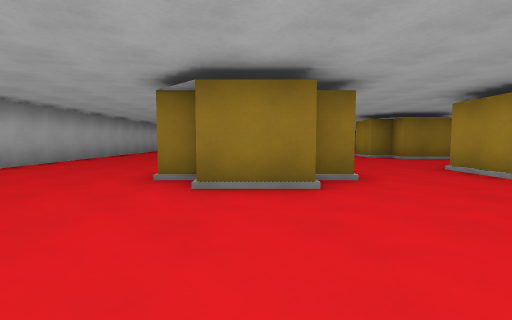
[1] (above)

24 first-person views from a walk through a Godot game level. The camera is 1.2 m above the floor, tilts 4° down and sees 85° across. The floor is counted in squares, 2 m on a side. Each view is taken from the middle of a square. On the plan, view 1 faces up. The plan holds only what a view shows up to about 9 squares ahead; the rest is blank. The place goes on beyond the plan.

[2]
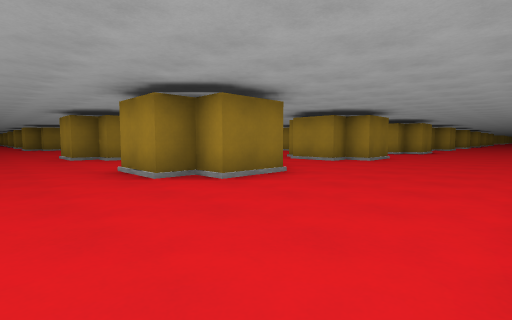

[3]
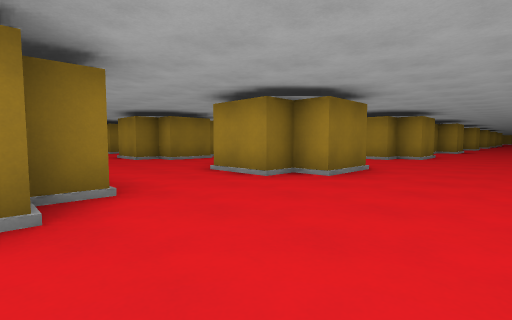

[4]
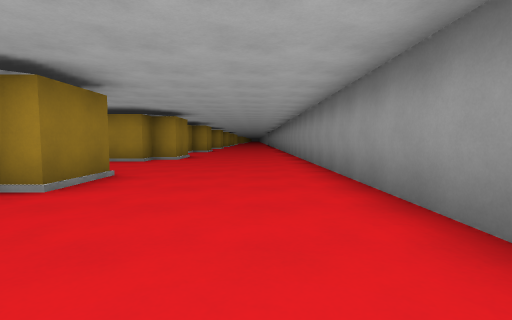

[5]
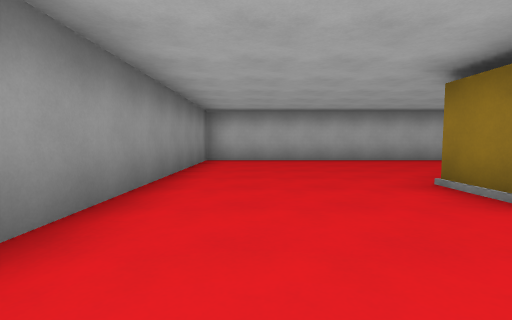

[6]
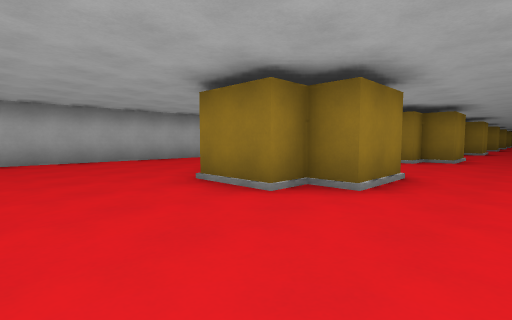

[7]
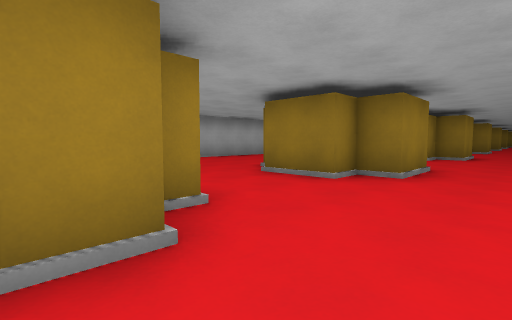

[8]
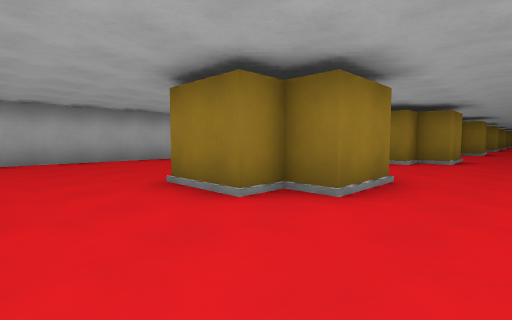

[9]
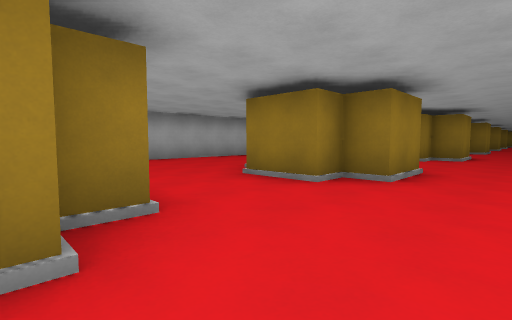

[10]
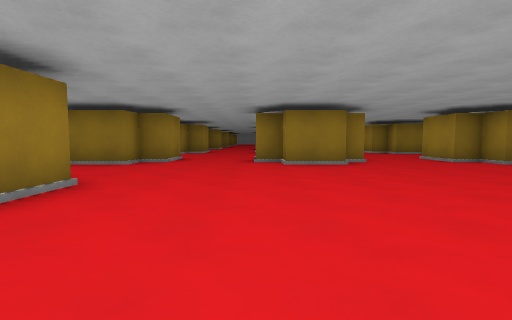

[11]
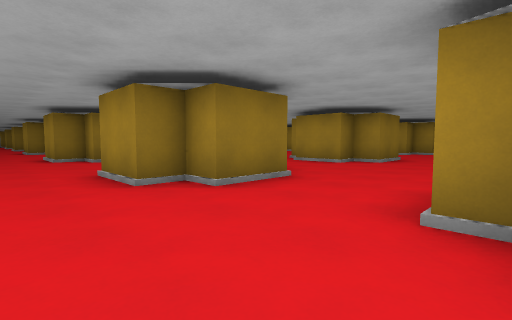

[12]
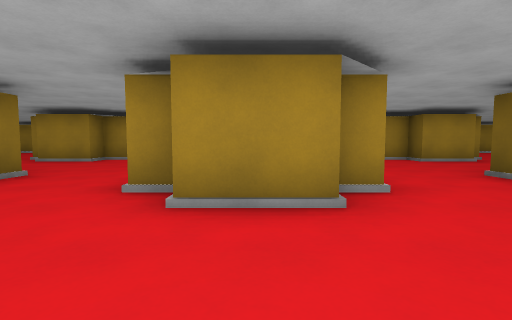

[13]
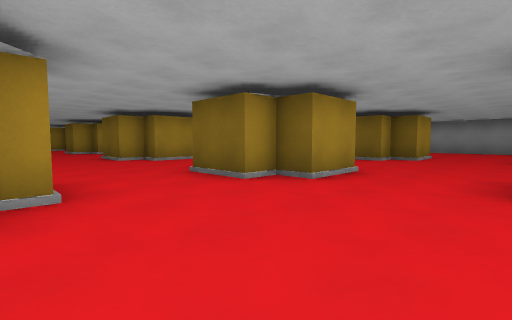

[14]
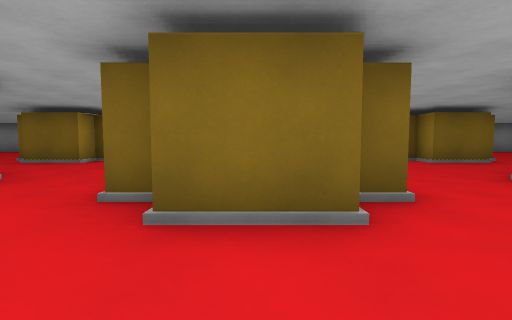

[15]
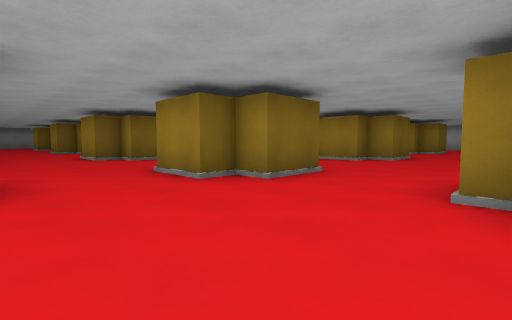

[16]
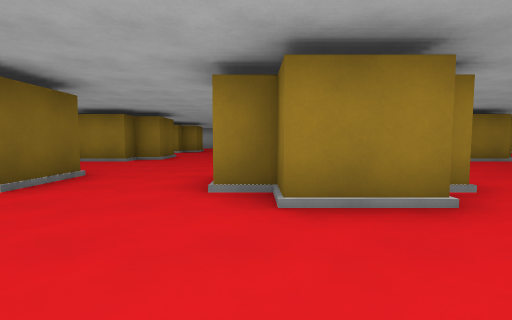

[17]
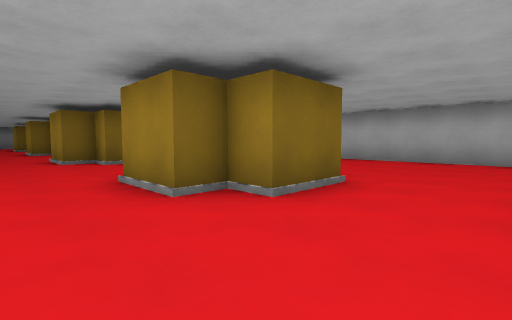

[18]
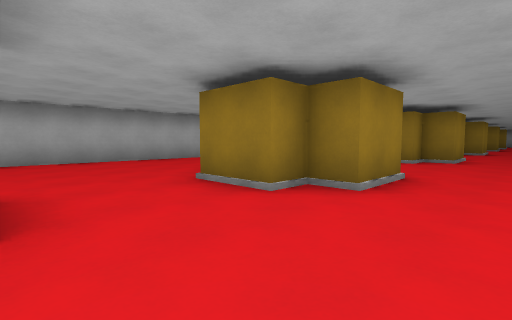

[19]
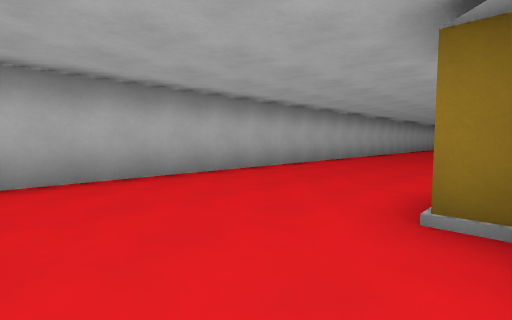

[20]
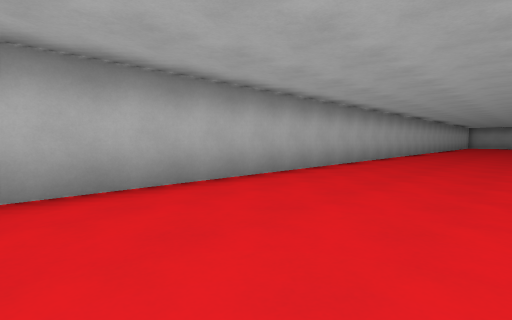

[21]
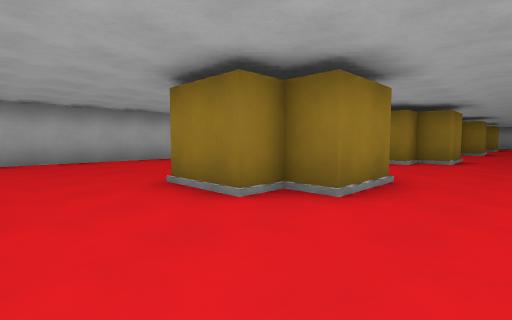

[22]
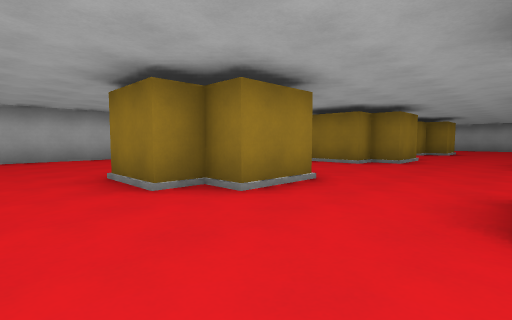

[23]
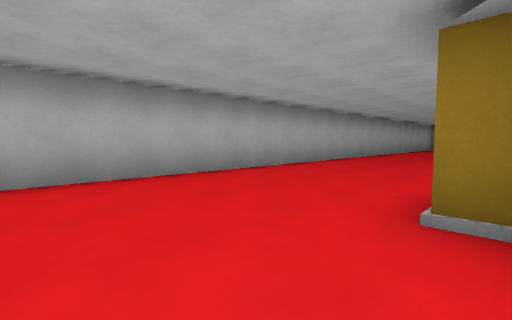

[24]
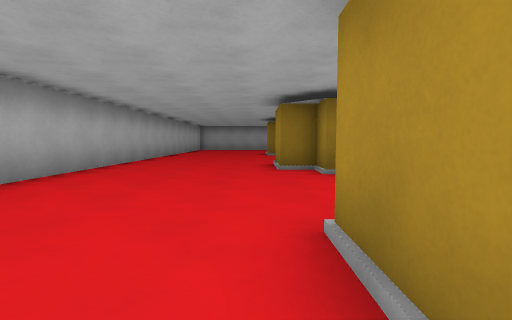

### Floor plan
Key: @ floor where view 1 was taken; # wall or solid block; x gap in a wall; . floor.
Columns run from 6 left of view 1 to 18 right of it. Each row starts with its distance up from view 1.
 46 #....   ..
 45 #....   ..
 44 #....###..
 43 #....###..
 42 #.....#....
 41 #..........
 40 #..... ....
 39 #..... ....
 38 #....###...
 37 #.....#....
 36 #..........
 35 #..........
 34 #....  ...
 33 #....  #..   #
 32 #....###..   #..
 31 #.....#...    ...
 30 #.........     ...
 29 #.........     . ..
 28 #....  ...     . #..
 27 #....###..     .###..
 26 #.....#...    ...#....
 25 #.........  ..........
 24 #.....................
 23 #......... ##.........#
 22 #....###.. ###..###..##
 21 #..   ##..####..###..##
 20       #....##....#....##.
 19       ...................
 18        ...............
 17   ..  #..........#....
 16  .... ##........###..
 15 #.....#..........#...
 14   .......... ..........
 13     .......  ...........
 12       ....   .........##
 11 #...   #..#   ..###..##
 10 #....###..##  ..## ..##
  9 #.....#....##....#  ..#
  8 #.................  ....
  7 #.................   ...
  6 #.....#....##....#   .##.
  5 #....###...##...##  .## x
  4 #.....#....##....#....#
  3 #.......................
  2 #.......................
  1 #......................
  0 #.....@................
 -1 ########       ########

Positions as (right, up) in squares from view 1, and headings:
1: (0, 0), facing up
2: (2, 0), facing up-right
3: (6, 1), facing up-right
4: (7, 1), facing right
5: (3, 1), facing left
6: (3, 1), facing up-left
7: (3, 5), facing up-left
8: (3, 7), facing up-left
9: (3, 11), facing up-left
10: (4, 13), facing up
11: (8, 17), facing up-right
12: (7, 16), facing right
13: (7, 15), facing down-right
14: (11, 14), facing down
15: (15, 26), facing down-left
16: (15, 26), facing left
17: (3, 25), facing down-left
18: (3, 23), facing up-left
19: (-1, 24), facing up-left
20: (-2, 29), facing up-left
21: (3, 29), facing up-left
22: (4, 35), facing up-left
23: (-1, 35), facing up-left
24: (-2, 37), facing up
